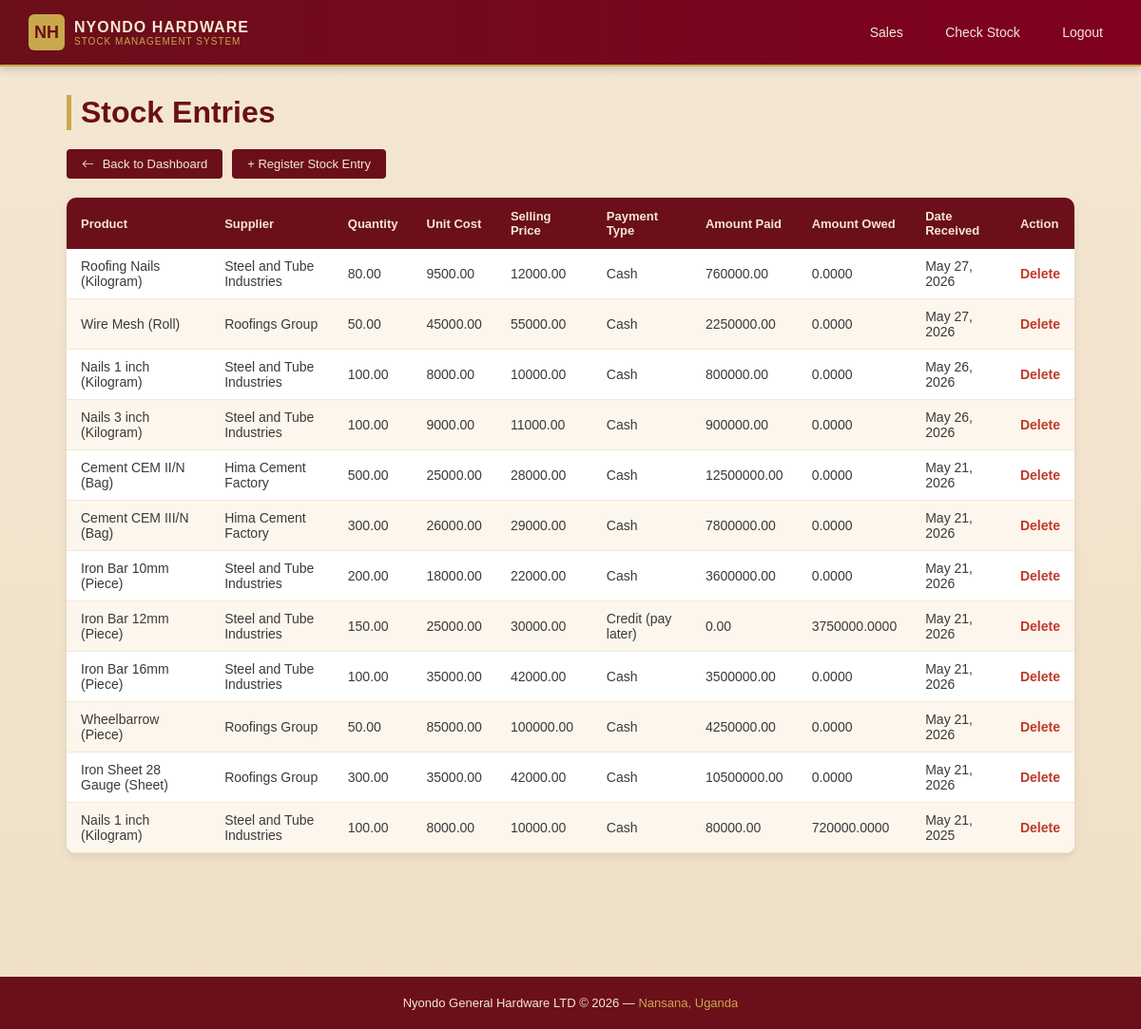
Page /stock/entries/ (signed in) on the committed database.
### stock/models.py (models this page shows, shortened)
class StockEntry(models.Model):
    PAYMENT_CHOICES = [
        ('cash',   'Cash'),
        ('credit', 'Credit (pay later)'),
        ('momo', 'Mobile Money'),
    ]
    product            = models.ForeignKey(Product, on_delete=models.PROTECT, related_name='stock_entries')
    supplier           = models.ForeignKey(Supplier, on_delete=models.PROTECT, related_name='stock_entries')
    quantity           = models.DecimalField(max_digits=10, decimal_places=2)
    unit_cost          = models.DecimalField(max_digits=10, decimal_places=2)
    unit_selling_price = models.DecimalField(max_digits=10, decimal_places=2)
    payment_type       = models.CharField(max_length=10, choices=PAYMENT_CHOICES, default='cash')
    amount_paid        = models.DecimalField(max_digits=12, decimal_places=2, default=0)
    date_received      = models.DateField()
    notes              = models.TextField(blank=True)
    registered_by      = models.ForeignKey('auth.User', on_delete=models.SET_NULL, null=True)
    created_at         = models.DateTimeField(auto_now_add=True)
    storage_location = models.CharField(max_length=200, blank=True)
    def total_cost(self):
        return self.quantity * self.unit_cost
    def amount_owed(self):
        return self.total_cost() - self.amount_paid

class Product(models.Model):
    CATEGORY_CHOICES = [
        ('cement',      'Cement'),
        ('iron_bar',    'Iron Bar'),
        ('nail',        'Nail'),
        ('wheelbarrow', 'Wheelbarrow'),
        ('wire_mesh',   'Wire Mesh'),
        ('barbed_wire', 'Barbed Wire'),
        ('iron_sheet',  'Iron Sheet'),
    ]
    UNIT_CHOICES = [
        ('bag',   'Bag'),
        ('piece', 'Piece'),
        ('kg',    'Kilogram'),
        ('roll',  'Roll'),
        ('sheet', 'Sheet'),
    ]
    name              = models.CharField(max_length=200)
    category          = models.CharField(max_length=50, choices=CATEGORY_CHOICES)
    unit              = models.CharField(max_length=20, choices=UNIT_CHOICES)
    description       = models.CharField(max_length=255, blank=True)
    quantity_in_stock = models.DecimalField(max_digits=10, decimal_places=2, default=0)
    def __str__(self):
        return f"{self.name} ({self.get_unit_display()})"

class Supplier(models.Model):
    name = models.CharField(max_length=200)
    phone = models.CharField(max_length=20)
    address = models.TextField(blank=True)
    credit_balance = models.DecimalField(max_digits=12, decimal_places=2, default=0)
    product_delivered = models.CharField(max_length=200, blank=True)
    due_date         = models.DateField(null=True, blank=True)
    created_at = models.DateTimeField(auto_now_add=True)
    def __str__(self):
        return self.name

### accounts/decorators.py (the view)
        def wrapper(request, *args, **kwargs):
            if not request.user.is_authenticated:
                return redirect('/login/')
            if request.user.is_superuser:
                return view_func(request, *args, **kwargs)
            try:
                role = request.user.profile.role
                if role in roles:
                    return view_func(request, *args, **kwargs)
                else:
                    return redirect('/access-denied/')
            except Exception as e:
                print(f"DECORATOR ERROR: {e}")
                return redirect('/access-denied/')

### stock/views.py (called while the page is built)
@role_required('manager', 'attendant')
def stock_entry_list(request):
    entries = StockEntry.objects.all().order_by('-date_received')
    return render(request, 'stock/stock_entry_list.html', {'entries': entries})

### stock/templates/stock/stock_entry_list.html (shortened to what this page needs)
{% extends 'base.html' %}
{% block content %}
    <h1>Stock Entries</h1>
    <div class="action-bar">
        <a href="{% url 'stock_dashboard' %}">
        <i class="bi bi-arrow-left" style="margin-right: 5px;"></i>
        Back to Dashboard
    </a>
        <a href="{% url 'stock_entry_add' %}">+ Register Stock Entry</a>
    </div>
    <table>
        <thead>
            <tr>
                <th>Product</th>
                <th>Supplier</th>
                <th>Quantity</th>
                <th>Unit Cost</th>
                <th>Selling Price</th>
                <th>Payment Type</th>
                <th>Amount Paid</th>
                <th>Amount Owed</th>
                <th>Date Received</th>
                <th>Action</th>
            </tr>
        </thead>
        <tbody>
            {% for entry in entries %}
            <tr>
                <td>{{ entry.product }}</td>
                <td>{{ entry.supplier }}</td>
                <td>{{ entry.quantity }}</td>
                <td>{{ entry.unit_cost }}</td>
                <td>{{ entry.unit_selling_price }}</td>
                <td>{{ entry.get_payment_type_display }}</td>
                <td>{{ entry.amount_paid }}</td>
                <td>{{ entry.amount_owed }}</td>
                <td>{{ entry.date_received }}</td>
                <td>
                    <a class="action-delete" href="{% url 'stock_entry_delete' entry.pk %}">Delete</a>
                </td>
            </tr>
            {% empty %}
            <tr>
                <td colspan="10">No stock entries yet.</td>
            </tr>
            {% endfor %}
        </tbody>
    </table>
{% endblock %}

### templates/base.html (style rules this page uses)
* { margin: 0; padding: 0; box-sizing: border-box; }
body { font-family: Arial, sans-serif; background: linear-gradient(to bottom, #f4e7d3, #efe0c7); color: #6b0f1a; min-height: 100vh; display: flex; flex-direction: column; }
h1 { color: #6b0f1a; margin-bottom: 20px; border-left: 5px solid #c9a84c; padding-left: 10px; }
table { width: 100%; border-collapse: collapse; background-color: #fff; margin-top: 10px; border-radius: 10px; overflow: hidden; box-shadow: 0 4px 10px rgba(0,0,0,0.08); }
table th { background-color: #6b0f1a; color: #f2e8d5; padding: 12px 15px; text-align: left; font-size: 13px; }
table td { padding: 10px 15px; border-bottom: 1px solid #f2e8d5; font-size: 14px; color: #3a3a3a; }
tbody tr:nth-child(even) { background-color: #fdf6ec; }
a { color: #6b0f1a; text-decoration: none; }
.action-delete { color: #c0392b; font-weight: bold; }
.action-bar { display: flex; gap: 10px; margin-bottom: 20px; flex-wrap: wrap; }
.action-bar a { background-color: #6b0f1a; color: #f2e8d5; padding: 8px 16px; border-radius: 4px; font-size: 13px; transition: 0.3s ease; display: inline-block; }

### rows in the picture
StockEntry: product "Roofing Nails (Kilogram)", supplier "Steel and Tube Industries", quantity "80.00", unit_cost "9500.00", unit_selling_price "12000.00", payment_type "Cash", amount_paid "760000.00", amount_owed "0.0000", date_received "May 27, 2026"
StockEntry: product "Wire Mesh (Roll)", supplier "Roofings Group", quantity "50.00", unit_cost "45000.00", unit_selling_price "55000.00", payment_type "Cash", amount_paid "2250000.00", amount_owed "0.0000", date_received "May 27, 2026"
StockEntry: product "Nails 1 inch (Kilogram)", supplier "Steel and Tube Industries", quantity "100.00", unit_cost "8000.00", unit_selling_price "10000.00", payment_type "Cash", amount_paid "800000.00", amount_owed "0.0000", date_received "May 26, 2026"
StockEntry: product "Nails 3 inch (Kilogram)", supplier "Steel and Tube Industries", quantity "100.00", unit_cost "9000.00", unit_selling_price "11000.00", payment_type "Cash", amount_paid "900000.00", amount_owed "0.0000", date_received "May 26, 2026"
StockEntry: product "Cement CEM II/N (Bag)", supplier "Hima Cement Factory", quantity "500.00", unit_cost "25000.00", unit_selling_price "28000.00", payment_type "Cash", amount_paid "12500000.00", amount_owed "0.0000", date_received "May 21, 2026"
StockEntry: product "Cement CEM III/N (Bag)", supplier "Hima Cement Factory", quantity "300.00", unit_cost "26000.00", unit_selling_price "29000.00", payment_type "Cash", amount_paid "7800000.00", amount_owed "0.0000", date_received "May 21, 2026"
StockEntry: product "Iron Bar 10mm (Piece)", supplier "Steel and Tube Industries", quantity "200.00", unit_cost "18000.00", unit_selling_price "22000.00", payment_type "Cash", amount_paid "3600000.00", amount_owed "0.0000", date_received "May 21, 2026"
StockEntry: product "Iron Bar 12mm (Piece)", supplier "Steel and Tube Industries", quantity "150.00", unit_cost "25000.00", unit_selling_price "30000.00", payment_type "Credit (pay later)", amount_paid "0.00", amount_owed "3750000.0000", date_received "May 21, 2026"
StockEntry: product "Iron Bar 16mm (Piece)", supplier "Steel and Tube Industries", quantity "100.00", unit_cost "35000.00", unit_selling_price "42000.00", payment_type "Cash", amount_paid "3500000.00", amount_owed "0.0000", date_received "May 21, 2026"
StockEntry: product "Wheelbarrow (Piece)", supplier "Roofings Group", quantity "50.00", unit_cost "85000.00", unit_selling_price "100000.00", payment_type "Cash", amount_paid "4250000.00", amount_owed "0.0000", date_received "May 21, 2026"
StockEntry: product "Iron Sheet 28 Gauge (Sheet)", supplier "Roofings Group", quantity "300.00", unit_cost "35000.00", unit_selling_price "42000.00", payment_type "Cash", amount_paid "10500000.00", amount_owed "0.0000", date_received "May 21, 2026"
StockEntry: product "Nails 1 inch (Kilogram)", supplier "Steel and Tube Industries", quantity "100.00", unit_cost "8000.00", unit_selling_price "10000.00", payment_type "Cash", amount_paid "80000.00", amount_owed "720000.0000", date_received "May 21, 2025"
